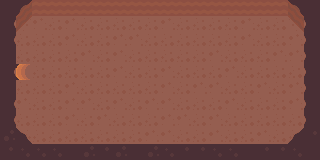

This game map was drawn from its Tiled (.tmx) file and the tilesets committed beside it. A one-line description and the full map source follow:
An orthogonal 20x10 tile map with 16x16 px tiles, 2 tile layers (Tile Layer 1, door top) and 3 objects (cave-entrace, cave-exit).

<map version="1.10" tiledversion="1.11.1-99-gec89c545" orientation="orthogonal" renderorder="right-down" width="20" height="10" tilewidth="16" tileheight="16" infinite="0" nextlayerid="5" nextobjectid="9">
 <tileset firstgid="1" source="spr_tileset_sunnysideworld_16px.tsx" />
 <layer id="1" name="Tile Layer 1" width="20" height="10">
  <data encoding="csv">
2062,1803,1804,1804,1804,1804,1804,1804,1804,1804,1804,1804,1804,1804,1804,1804,1804,1804,1805,2062,
1930,1867,1932,1868,1932,1868,1868,1996,1868,1996,1932,1996,1868,1996,1996,1932,1996,1868,1869,1934,
1930,1868,1868,1996,1932,1996,1868,1932,1932,1996,1996,1868,1868,1996,1996,1932,1996,1996,1932,1934,
1930,1868,1996,1868,1996,1932,1996,1932,1868,1996,1996,1996,1996,1932,1996,1868,1868,1932,1932,1934,
1930,2684356618,1868,1868,1996,1868,1868,1932,1996,1868,1932,1868,1996,1996,1932,1868,1996,1996,1996,1934,
1930,1996,1996,1996,1932,1868,1868,1996,1868,1868,1932,1996,1932,1932,1868,1996,1932,1868,1932,1934,
1930,1932,1868,1996,1932,1932,1996,1932,1996,1932,1932,1996,1996,1868,1932,1868,1868,1868,1932,1934,
1930,1996,1868,1996,1932,1868,1932,1996,1868,1996,1932,1932,1996,1932,1996,1996,1868,1868,1996,1934,
2059,1995,1868,1996,1868,1868,1868,1868,1996,1932,1932,1996,1996,1932,1996,1996,1932,1996,1997,2061,
2061,2060,2060,2060,2062,2059,2061,2059,2062,2059,2060,2061,2061,2060,2060,2062,2061,2061,2060,2062
</data>
 </layer>
 <objectgroup id="3" name="actions">
  <object id="4" name="cave-entrace" x="39.0834" y="70.9141">
   <properties>
    <property name="tile_id" type="class" propertytype="eager_omega::demo::level::TileId">
     <properties>
      <property name="id" value="cave-entrance" />
     </properties>
    </property>
   </properties>
  </object>
  <object id="8" name="cave-exit" x="3.22337" y="72.1229">
   <properties>
    <property name="teleport" type="class" propertytype="eager_omega::demo::level::TeleportTile">
     <properties>
      <property name="destination_id" value="cave-exit" />
     </properties>
    </property>
   </properties>
  </object>
 </objectgroup>
 <layer id="4" name="door top" width="20" height="10">
  <data encoding="csv">
0,0,0,0,0,0,0,0,0,0,0,0,0,0,0,0,0,0,0,0,
0,0,0,0,0,0,0,0,0,0,0,0,0,0,0,0,0,0,0,0,
0,0,0,0,0,0,0,0,0,0,0,0,0,0,0,0,0,0,0,0,
2062,0,0,0,0,0,0,0,0,0,0,0,0,0,0,0,0,0,0,0,
1930,0,0,0,0,0,0,0,0,0,0,0,0,0,0,0,0,0,0,0,
2062,0,0,0,0,0,0,0,0,0,0,0,0,0,0,0,0,0,0,0,
0,0,0,0,0,0,0,0,0,0,0,0,0,0,0,0,0,0,0,0,
0,0,0,0,0,0,0,0,0,0,0,0,0,0,0,0,0,0,0,0,
0,0,0,0,0,0,0,0,0,0,0,0,0,0,0,0,0,0,0,0,
0,0,0,0,0,0,0,0,0,0,0,0,0,0,0,0,0,0,0,0
</data>
 </layer>
 <objectgroup id="2" name="collisions">
  <object id="1" x="1.71108" y="64.5934">
   <polygon points="0,0 15.8275,-0.855542 14.5442,-35.0772 30.3717,-49.1937 287.034,-47.9103 304.145,-32.0828 304.573,62.4545 288.745,79.5654 30.7995,79.1376 15.3998,61.599 14.1164,15.8275 0.427771,15.8275" />
  </object>
 </objectgroup>
</map>
